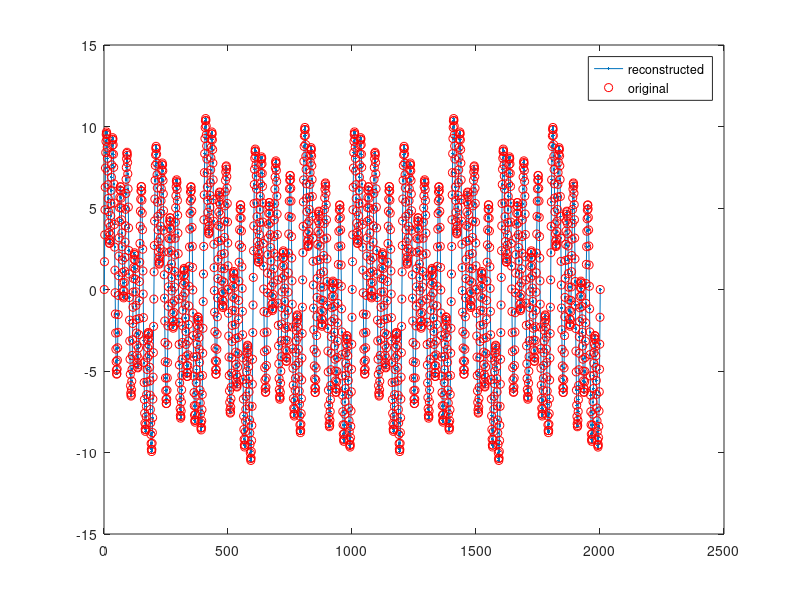
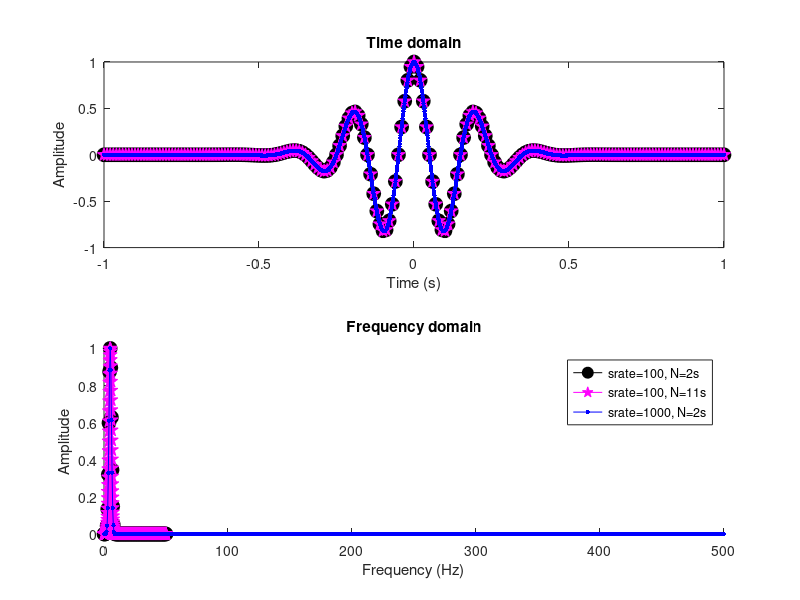
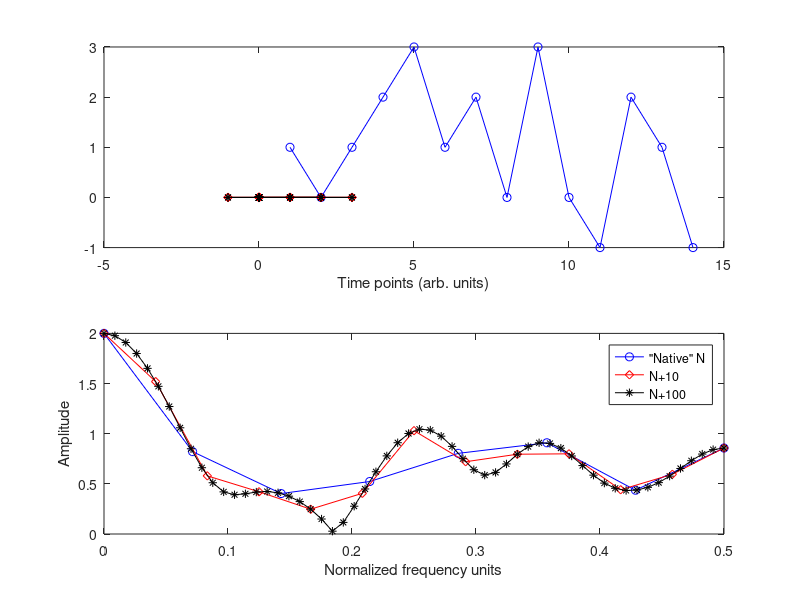
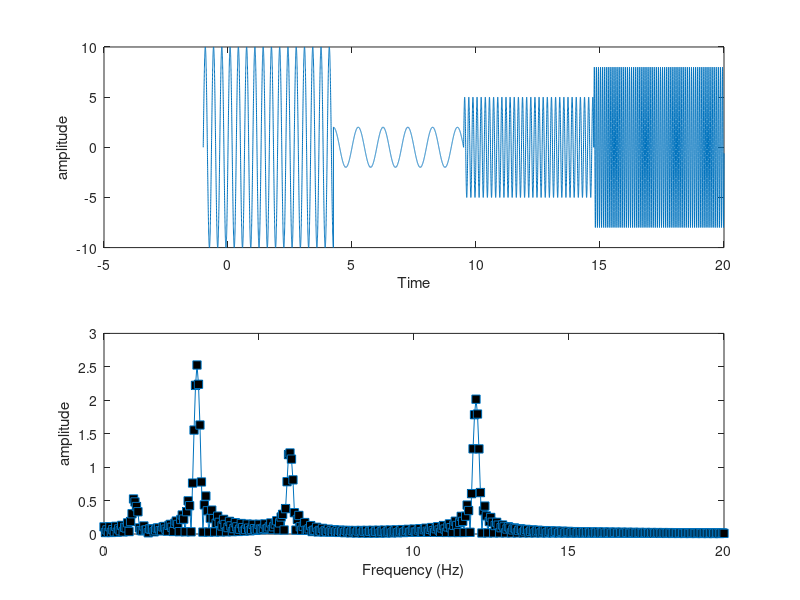

MATLAB code for these plots, in order: (Note: this script raises an error after producing the figures.)
%%Reconstruct a signal via inverse Fourier transform
% create the signal
% define a sampling rate and time vector
srate = 1000;
time  = -1:1/srate:1;
% frequencies
frex = [ 3 10 5 15 35 ];
% now loop through frequencies and create sine waves
signal = zeros(1,length(time));
for fi=1:length(frex)
    signal = signal + fi * sin(2*pi*time*frex(fi));
end

%% on to the ift!
%%% Here you will invert the Fourier transform,
%   by starting from Fourier coefficients and getting back into the time domain.

N           = length(signal); % length of sequence
fourierTime = (0:N-1)/N;    % "time" used for sine waves

reconSignal = zeros(size(signal));
fourierCoefs = fft(signal)/N;

% loop over frequencies
for fi=1:N
    % create coefficient-modulated sine wave for this frequency
    % Note: this is a complex sine wave without the minus sine in the exponential.
    fourierSine = fourierCoefs(fi) * exp(1i*(2*pi*(fi-1)*fourierTime));
    % continue building up signal...
    reconSignal = reconSignal + fourierSine;
end

% note: in practice, the inverse Fourier transform should be done using:
%reconSignal = ifft(fourierCoefs) * N;

figure(17), clf
plot(real(reconSignal),'.-')
hold on
plot(signal,'ro')
zoom on % inspect the two signals

legend({'reconstructed';'original'})

%% Frequency resolution and zero-padding
%%% We start by investigating the difference between sampling rate and
%   number of time points for Fourier frequencies.

% temporal parameters
srates  = [100 100 1000];
timedur = [  1  10    1];
freq    =     5; % in Hz
colors  = 'kmb';
symbols = 'op.';

figure(18), clf
legendText = cell(size(timedur));
for parami=1:length(colors)

    % define sampling rate in this round
    srate = srates(parami); % in Hz
    % define time
    time = -1:1/srate:timedur(parami);
    % create signal (Morlet wavelet)
    signal = cos(2*pi*freq.*time) .* exp( (-time.^2) / .05 );
    % compute FFT and normalize
    signalX = fft(signal)/length(signal);
    signalX = signalX./max(signalX);
    % define vector of frequencies in Hz
    hz = linspace(0,srate/2,floor(length(signal)/2)+1);

    % plot time-domain signal
    subplot(211)
    plot(time,signal,[colors(parami) symbols(parami) '-'],'markersize',10,'markerface',colors(parami)), hold on
    set(gca,'xlim',[-1 1])
    xlabel('Time (s)'), ylabel('Amplitude')
    title('Time domain')

    % plot frequency-domain signal
    subplot(212), hold on
    plot(hz,abs(signalX(1:length(hz))),[colors(parami) symbols(parami) '-'],'markersize',10,'markerface',colors(parami))
    xlabel('Frequency (Hz)'), ylabel('Amplitude')
    title('Frequency domain')

    legendText{parami} = [ 'srate=' num2str(srates(parami)) ', N=' num2str(timedur(parami)+1) 's' ];
end

legend(legendText)
zoom

%% zero-padding, spectral resolution, and sinc interpolation
%%% Explore the effects of zero-padding.
%   Note: I created the numbers here to show rather strong effects of zero-padding.
%    You can try with other numbers; the effects will be more mild.

figure(19), clf
signal  = [ 1 0 1 2 3 1 2 0 3 0 -1 2 1 -1];

% compute the FFT of the same signal with different DC offsets
signalX1 = fft(signal,length(signal))     / length(signal); 
% this second input is determines the length of the fft (basically padzeros automatically)
signalX2 = fft(signal, 10 + length(signal)) / length(signal); % zero-pad to 10 plus length of signal!
signalX3 = fft(signal, 100 + length(signal)) / length(signal);  % zero-pad to 100 plus length of signal!

% define frequencies vector
frex1 = linspace( 0, .5, floor(length(signalX1)/2)+1 );
frex2 = linspace( 0, .5, floor(length(signalX2)/2)+1 );
frex3 = linspace( 0, .5, floor(length(signalX3)/2)+1 );

% plot signals in the time domain
subplot(211)
plot(ifft(signalX1)*length(signal),'bo-'), hold on
plot(ifft(signalX2)*length(signal),'rd-'), hold on
plot(ifft(signalX3)*length(signal),'k*-'), hold on
xlabel('Time points (arb. units)')

% plot signals in the frequency domain
subplot(212)
plot(frex1,2*abs(signalX1(1:length(frex1))),'bo-'), hold on
plot(frex2,2*abs(signalX2(1:length(frex2))),'rd-')
plot(frex3,2*abs(signalX3(1:length(frex3))),'k*-')

xlabel('Normalized frequency units'), ylabel('Amplitude')
legend({'"Native" N';'N+10';'N+100'})
% SOLID METHOD ! FOR SEEING THE FREQUENCIES THAT ARE NOT VISIBLE..

%% Examples of sharp non-stationarities on power spectra
% sharp transitions
a = [10 2 5 8];
f = [3 1 6 12];
srate = 1000;
t = -1: 1/srate: 20;
n = length(t);
timechunks = round(linspace(1,n,length(a)+1));
% create the signal
signal = 0;
for i=1:length(a)
    signal = cat(2,signal,a(i)* sin(2*pi*f(i)*t(timechunks(i):timechunks(i+1)-1) ));
end

% compute its spectrum
signalX = fft(signal)/n;
hz = linspace(0,srate/2,floor(n/2)+1);

figure(20), clf
subplot(211)
plot(t,signal)
xlabel('Time'), ylabel('amplitude')

subplot(212)
plot(hz,2*abs(signalX(1:length(hz))),'s-','markerface','k')
xlabel('Frequency (Hz)'), ylabel('amplitude')
set(gca,'xlim',[0 20])
%% edges and edge artifacts
x = (linspace(0,1,n)>.5)+0; % +0 converts from boolean to number

% uncommenting this line shows that nonstationarities
% do not prevent stationary signals from being easily observed
x = x + .08*sin(2*pi*6*t);
% plot
figure(21), clf
subplot(211)
plot(t,x)
set(gca,'ylim',[-.1 1.1])
xlabel('Time (s.)'), ylabel('Amplitude (a.u.)')
subplot(212)
xX = fft(x)/n;
plot(hz,2*abs(xX(1:length(hz))))
set(gca,'xlim',[0 20],'ylim',[0 .1])
xlabel('Frequency (Hz)'), ylabel('Amplitude (a.u.)')
%% Examples of smooth non-stationarities on power spectra
srate = 1000;
t = 0:1/srate:10;
n = length(t);
f = 3; % frequency in Hz

% sine wave with time-increasing amplitude
ampl1 = linspace(1,10,n);
%ampl1 = abs(interp1(linspace(t(1),t(end),10),10*rand(1,10),t,'spline'));
ampl2 = mean(ampl1);

signal1 = ampl1 .* sin(2*pi*f*t);
signal2 = ampl2 .* sin(2*pi*f*t);

% obtain Fourier coefficients and Hz vector
signal1X = fft( signal1 )/n;
signal2X = fft( signal2 )/n;
hz = linspace(0,srate,n);

figure(22), clf
subplot(211)
plot(t,signal2,'r','linew',2), hold on
plot(t,signal1,'linew',2)
xlabel('Time'), ylabel('amplitude')
subplot(212)
plot(hz,2*abs(signal2X(1:length(hz))),'ro-','markerface','r','linew',2)
hold on
plot(hz,2*abs(signal1X),'s-','markerface','k','linew',2)
xlabel('Frequency (Hz)'), ylabel('amplitude')
set(gca,'xlim',[1 7])
legend({'Stationary';'Non-stationary'})

%% frequency non-stationarity
f  = [2 10];
ff = linspace(f(1),mean(f),n);
signal1 = sin(2*pi.*ff.*t);
signal2 = sin(2*pi.*mean(ff).*t);

signal1X = fft(signal1)/n;
signal2X = fft(signal2)/n;
hz = linspace(0,srate/2,floor(n/2));

figure(23), clf

subplot(211)
plot(t,signal1), hold on
plot(t,signal2,'r')
xlabel('Time'), ylabel('amplitude')
set(gca,'ylim',[-1.1 1.1])

subplot(212)
plot(hz,2*abs(signal1X(1:length(hz))),'.-'), hold on
plot(hz,2*abs(signal2X(1:length(hz))),'r.-')
xlabel('Frequency (Hz)'), ylabel('amplitude')
set(gca,'xlim',[0 20])
%% examples of rhythmic non-sinusoidal time series
% parameters
srate = 1000;
time  = (0:srate*6-1)/srate;
npnts = length(time);
hz = linspace(0,srate,npnts);

% various mildly interesting signals to test
signal = detrend( sin( cos(2*pi*time)-1 ) );
%signal = sin( cos(2*pi*time) + time );
%signal = detrend( cos( sin(2*pi*time).^4 ) );


% plot!
figure(24), clf

% time domain
subplot(211)
plot(time,signal,'k','linew',3)
xlabel('Time (s)')

% frequency domain
subplot(212)
plot(hz,abs(fft(signal)),'k','linew',3)
set(gca,'xlim',[0 20])
ylabel('Frequency (Hz)')

%% Welch's method on phase-slip data
srate = 1000;
time  = (0:srate-1)/srate;

signal = [ sin(2*pi*10*time) sin(2*pi*10*time(end:-1:1)) ];

figure(25), clf
subplot(211)
plot(signal)

subplot(223)
bar(linspace(0,srate,length(signal)),2*abs(fft(signal))/length(signal))
set(gca,'xlim',[5 15])
title('Static FFT')
xlabel('Frequency (Hz)')

% Now for Welch's method
% parameters
winlen = 500; % window length in points (same as ms if srate=1000!)
skip = 100; % also in time points;
% vector of frequencies for the small windows
hzL = linspace(0,srate/2,floor(winlen/2)+1);
nwindow = length(time) / winlen;
timesize = (nwindow + (nwindow -1));
% initialize time-frequency matrix
welchspect = zeros(1, length(hzL));
% Hann taper
hwin = .5*(1-cos(2*pi*(1:winlen) / (winlen-1)));

% loop over time windows
nbins = 0; % note: in the video this is nbins=1 but that's a typo.
for ti=1:skip:length(signal)-winlen
    
    % extract part of the signal
    tidx    = ti:ti+winlen-1;
    tmpdata = signal(tidx);
    
    % FFT of these data (does the taper help?)
    x = fft(hwin.*tmpdata) / winlen;
    
    % and put in matrix
    welchspect = welchspect + 2*abs(x(1:length(hzL)));
    nbins = nbins + 1;
end

% divide by nbins to complete average
welchspect = welchspect/nbins;

subplot(224)
bar(hzL,welchspect)
set(gca,'xlim',[5 15])
title('Welch''s method')
xlabel('Frequency (Hz)')
% Freq res highly reduced..



%% Welch's method on resting-state EEG data
% load data
addpath 'G:\My Drive\signal_processing_mike_cohen\data\chap4'
load EEGrestingState.mat
N = length(eegdata);

% time vector
timevec = (0:N-1)/srate;

% plot the data
figure(26), clf
plot(timevec,eegdata,'k')
xlabel('Time (seconds)'), ylabel('Voltage (\muV)')

%% one big FFT (not Welch's method)

% "static" FFT over entire period, for comparison with Welch
eegpow = abs( fft(eegdata)/N ).^2;
hz = linspace(0,srate/2,floor(N/2)+1);

%% "manual" Welch's method

% window length in seconds*srate
winlength = 1*srate;
% number of points of overlap
nOverlap = round(srate/2);

% NOTE about the variable nOverlap: 
% This variable actually defines the number of data 
% points to skip forwards. The true number of overlapping 
% points is winlength-nSkip. Apologies for the confusion,
% and thanks to Eleonora De Filippi for catching that mistake.

% window onset times
winonsets = 1:nOverlap:N-winlength;

% note: different-length signal needs a different-length Hz vector
hzW = linspace(0,srate/2,floor(winlength/2)+1);

% Hann window
hannw = .5 - cos(2*pi*linspace(0,1,winlength))./2;

% initialize the power matrix (windows x frequencies)
eegpowW = zeros(1,length(hzW));

% loop over frequencies
for wi=1:length(winonsets)
    
    % get a chunk of data from this time window
    datachunk = eegdata(winonsets(wi):winonsets(wi)+winlength-1);
    
    % apply Hann taper to data
    datachunk = datachunk .* hannw;
    
    % compute its power
    tmppow = abs(fft(datachunk)/winlength).^2;
    
    % enter into matrix
    eegpowW = eegpowW  + tmppow(1:length(hzW));
end

% divide by N
eegpowW = eegpowW / length(winonsets);


%%% plotting
figure(27), clf, subplot(211), hold on

plot(hz,eegpow(1:length(hz)),'k','linew',2)
plot(hzW,eegpowW/10,'r','linew',2)
set(gca,'xlim',[0 40])
xlabel('Frequency (Hz)')
legend({'"Static FFT';'Welch''s method'})
title('Using FFT and Welch''s')

%% MATLAB pwelch

subplot(212)

% create Hann window
winsize = 2*srate; % 2-second window
hannw = .5 - cos(2*pi*linspace(0,1,winsize))./2;

% number of FFT points (frequency resolution)
nfft = srate*100;

pwelch(eegdata,hannw,round(winsize/4),nfft,srate);
set(gca,'xlim',[0 40])


%% VIDEO: Welch's method on v1 laminar data
clear
load v1_laminar.mat
csd = double(csd);

% specify a channel for the analyses
chan2use = 7;
% create Hann window
hannw = .5 - cos(2*pi*linspace(0,1,size(csd,2)))./2;
% Welch's method using MATLAB pwelch
[pxx,hz] = pwelch(squeeze(csd(chan2use,:,:)),hannw,round(size(csd,2)/10),1000,srate);

figure(28), clf
subplot(211)
plot(timevec,mean(csd(chan2use,:,:),3),'linew',2)
set(gca,'xlim',timevec([1 end]))
xlabel('Time (s)'), ylabel('Voltage (\muV)')

subplot(212)
plot(hz,mean(pxx,2),'linew',2)
set(gca,'xlim',[0 140])
xlabel('Frequency (Hz)')
ylabel('Power (\muV^2)')

%% done.